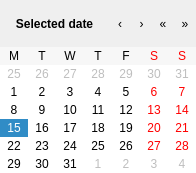
<?xml version="1.0" encoding="UTF-8"?>
<ui version="4.0">
 <class>PopupCalendar</class>
 <widget class="QWidget" name="PopupCalendar">
  <property name="geometry">
   <rect>
    <x>0</x>
    <y>0</y>
    <width>196</width>
    <height>173</height>
   </rect>
  </property>
  <property name="windowTitle">
   <string>Calendar</string>
  </property>
  <layout class="QGridLayout" name="gridLayout" columnstretch="5,1,1,1,1">
   <property name="leftMargin">
    <number>0</number>
   </property>
   <property name="topMargin">
    <number>0</number>
   </property>
   <property name="rightMargin">
    <number>0</number>
   </property>
   <property name="bottomMargin">
    <number>0</number>
   </property>
   <property name="spacing">
    <number>0</number>
   </property>
   <item row="0" column="1">
    <widget class="QToolButton" name="prevMonth">
     <property name="sizePolicy">
      <sizepolicy hsizetype="MinimumExpanding" vsizetype="MinimumExpanding">
       <horstretch>0</horstretch>
       <verstretch>0</verstretch>
      </sizepolicy>
     </property>
     <property name="minimumSize">
      <size>
       <width>20</width>
       <height>22</height>
      </size>
     </property>
     <property name="focusPolicy">
      <enum>Qt::NoFocus</enum>
     </property>
     <property name="toolTip">
      <string>Previous month</string>
     </property>
     <property name="text">
      <string>‹</string>
     </property>
     <property name="autoRepeat">
      <bool>true</bool>
     </property>
     <property name="autoRepeatDelay">
      <number>300</number>
     </property>
     <property name="autoRepeatInterval">
      <number>100</number>
     </property>
     <property name="toolButtonStyle">
      <enum>Qt::ToolButtonTextOnly</enum>
     </property>
     <property name="autoRaise">
      <bool>true</bool>
     </property>
    </widget>
   </item>
   <item row="0" column="2">
    <widget class="QToolButton" name="nextMonth">
     <property name="sizePolicy">
      <sizepolicy hsizetype="MinimumExpanding" vsizetype="MinimumExpanding">
       <horstretch>0</horstretch>
       <verstretch>0</verstretch>
      </sizepolicy>
     </property>
     <property name="minimumSize">
      <size>
       <width>20</width>
       <height>22</height>
      </size>
     </property>
     <property name="focusPolicy">
      <enum>Qt::NoFocus</enum>
     </property>
     <property name="toolTip">
      <string>Next month</string>
     </property>
     <property name="text">
      <string>›</string>
     </property>
     <property name="autoRepeat">
      <bool>true</bool>
     </property>
     <property name="autoRepeatDelay">
      <number>300</number>
     </property>
     <property name="autoRepeatInterval">
      <number>100</number>
     </property>
     <property name="toolButtonStyle">
      <enum>Qt::ToolButtonTextOnly</enum>
     </property>
     <property name="autoRaise">
      <bool>true</bool>
     </property>
    </widget>
   </item>
   <item row="0" column="3">
    <widget class="QToolButton" name="prevYear">
     <property name="sizePolicy">
      <sizepolicy hsizetype="MinimumExpanding" vsizetype="MinimumExpanding">
       <horstretch>0</horstretch>
       <verstretch>0</verstretch>
      </sizepolicy>
     </property>
     <property name="minimumSize">
      <size>
       <width>20</width>
       <height>22</height>
      </size>
     </property>
     <property name="focusPolicy">
      <enum>Qt::NoFocus</enum>
     </property>
     <property name="toolTip">
      <string>Previous year</string>
     </property>
     <property name="text">
      <string>«</string>
     </property>
     <property name="autoRepeat">
      <bool>true</bool>
     </property>
     <property name="autoRepeatInterval">
      <number>200</number>
     </property>
     <property name="toolButtonStyle">
      <enum>Qt::ToolButtonTextOnly</enum>
     </property>
     <property name="autoRaise">
      <bool>true</bool>
     </property>
    </widget>
   </item>
   <item row="0" column="4">
    <widget class="QToolButton" name="nextYear">
     <property name="sizePolicy">
      <sizepolicy hsizetype="MinimumExpanding" vsizetype="MinimumExpanding">
       <horstretch>0</horstretch>
       <verstretch>0</verstretch>
      </sizepolicy>
     </property>
     <property name="minimumSize">
      <size>
       <width>20</width>
       <height>22</height>
      </size>
     </property>
     <property name="focusPolicy">
      <enum>Qt::NoFocus</enum>
     </property>
     <property name="toolTip">
      <string>Next year</string>
     </property>
     <property name="text">
      <string>»</string>
     </property>
     <property name="autoRepeat">
      <bool>true</bool>
     </property>
     <property name="autoRepeatInterval">
      <number>200</number>
     </property>
     <property name="toolButtonStyle">
      <enum>Qt::ToolButtonTextOnly</enum>
     </property>
     <property name="autoRaise">
      <bool>true</bool>
     </property>
    </widget>
   </item>
   <item row="1" column="0" colspan="5">
    <widget class="QCalendarWidget" name="calendarWidget">
     <property name="minimumDate">
      <date>
       <year>1900</year>
       <month>1</month>
       <day>1</day>
      </date>
     </property>
     <property name="maximumDate">
      <date>
       <year>2100</year>
       <month>12</month>
       <day>31</day>
      </date>
     </property>
     <property name="firstDayOfWeek">
      <enum>Qt::Monday</enum>
     </property>
     <property name="horizontalHeaderFormat">
      <enum>QCalendarWidget::SingleLetterDayNames</enum>
     </property>
     <property name="verticalHeaderFormat">
      <enum>QCalendarWidget::NoVerticalHeader</enum>
     </property>
     <property name="navigationBarVisible">
      <bool>false</bool>
     </property>
    </widget>
   </item>
   <item row="0" column="0">
    <widget class="QToolButton" name="date">
     <property name="sizePolicy">
      <sizepolicy hsizetype="MinimumExpanding" vsizetype="Preferred">
       <horstretch>0</horstretch>
       <verstretch>0</verstretch>
      </sizepolicy>
     </property>
     <property name="minimumSize">
      <size>
       <width>95</width>
       <height>0</height>
      </size>
     </property>
     <property name="font">
      <font>
       <weight>75</weight>
       <bold>true</bold>
      </font>
     </property>
     <property name="cursor">
      <cursorShape>PointingHandCursor</cursorShape>
     </property>
     <property name="focusPolicy">
      <enum>Qt::NoFocus</enum>
     </property>
     <property name="toolTip">
      <string comment="Select special date">Special date</string>
     </property>
     <property name="text">
      <string>Selected date</string>
     </property>
     <property name="autoRaise">
      <bool>true</bool>
     </property>
    </widget>
   </item>
  </layout>
 </widget>
 <resources/>
 <connections/>
</ui>
